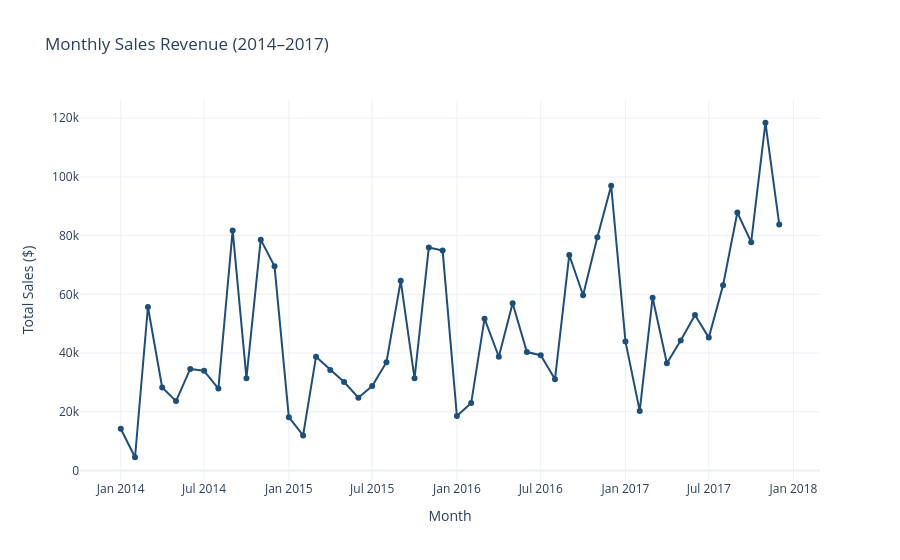

Notebook code for this chart:
### Markdown cell above
## 1. Monthly Sales Trend
Question: Is revenue growing year over year? Are there seasonal spikes?

### Code cell
monthly = (
    df.groupby(["year", "month"])["sales"]
    .sum()
    .reset_index()
)
monthly["date"] = pd.to_datetime(monthly[["year", "month"]].assign(day=1))
monthly = monthly.sort_values("date")

fig = px.line(
    monthly,
    x="date",
    y="sales",
    title="Monthly Sales Revenue (2014–2017)",
    labels={"date": "Month", "sales": "Total Sales ($)"},
    template=TEMPLATE,
    color_discrete_sequence=PALETTE,
    markers=True
)
fig.update_layout(hovermode="x unified")
fig.show()

### Figure 1 — Plotly figure (JSON) as saved in the notebook; plotly's stock layout.template omitted (floating-point values rounded to 4 significant figures)
{"data": [{"hovertemplate": "Month=%{x}<br>Total Sales ($)=%{y}<extra></extra>", "legendgroup": "", "line": {"color": "#1F4E79", "dash": "solid"}, "marker": {"symbol": "circle"}, "mode": "lines+markers", "name": "", "orientation": "v", "showlegend": false, "type": "scatter", "x": ["2014-01-01T00:00:00", "2014-02-01T00:00:00", "2014-03-01T00:00:00", "2014-04-01T00:00:00", "2014-05-01T00:00:00", "2014-06-01T00:00:00", "2014-07-01T00:00:00", "2014-08-01T00:00:00", "2014-09-01T00:00:00", "2014-10-01T00:00:00", "2014-11-01T00:00:00", "2014-12-01T00:00:00", "2015-01-01T00:00:00", "2015-02-01T00:00:00", "2015-03-01T00:00:00", "2015-04-01T00:00:00", "2015-05-01T00:00:00", "2015-06-01T00:00:00", "2015-07-01T00:00:00", "2015-08-01T00:00:00", "2015-09-01T00:00:00", "2015-10-01T00:00:00", "2015-11-01T00:00:00", "2015-12-01T00:00:00", "2016-01-01T00:00:00", "2016-02-01T00:00:00", "2016-03-01T00:00:00", "2016-04-01T00:00:00", "2016-05-01T00:00:00", "2016-06-01T00:00:00", "2016-07-01T00:00:00", "2016-08-01T00:00:00", "2016-09-01T00:00:00", "2016-10-01T00:00:00", "2016-11-01T00:00:00", "2016-12-01T00:00:00", "2017-01-01T00:00:00", "2017-02-01T00:00:00", "2017-03-01T00:00:00", "2017-04-01T00:00:00", "2017-05-01T00:00:00", "2017-06-01T00:00:00", "2017-07-01T00:00:00", "2017-08-01T00:00:00", "2017-09-01T00:00:00", "2017-10-01T00:00:00", "2017-11-01T00:00:00", "2017-12-01T00:00:00"], "xaxis": "x", "y": [14240.0, 4520.0, 55690.0, 28300.0, 23650.0, 34600.0, 33950.0, 27910.0, 81780.0, 31450.0, 78630.0, 69550.0, 18170.0, 11950.0, 38730.0, 34200.0, 30130.0, 24800.0, 28770.0, 36900.0, 64600.0, 31400.0, 75970.0, 74920.0, 18540.0, 22980.0, 51720.0, 38750.0, 56990.0, 40340.0, 39260.0, 31120.0, 73410.0, 59690.0, 79410.0, 97000.0, 43970.0, 20300.0, 58870.0, 36520.0, 44260.0, 52980.0, 45260.0, 63120.0, 87870.0, 77780.0, 118400.0, 83830.0], "yaxis": "y"}], "layout": {"hovermode": "x unified", "legend": {"tracegroupgap": 0}, "title": {"text": "Monthly Sales Revenue (2014–2017)"}, "xaxis": {"anchor": "y", "domain": [0, 1], "title": {"text": "Month"}}, "yaxis": {"anchor": "x", "domain": [0, 1], "title": {"text": "Total Sales ($)"}}}}
